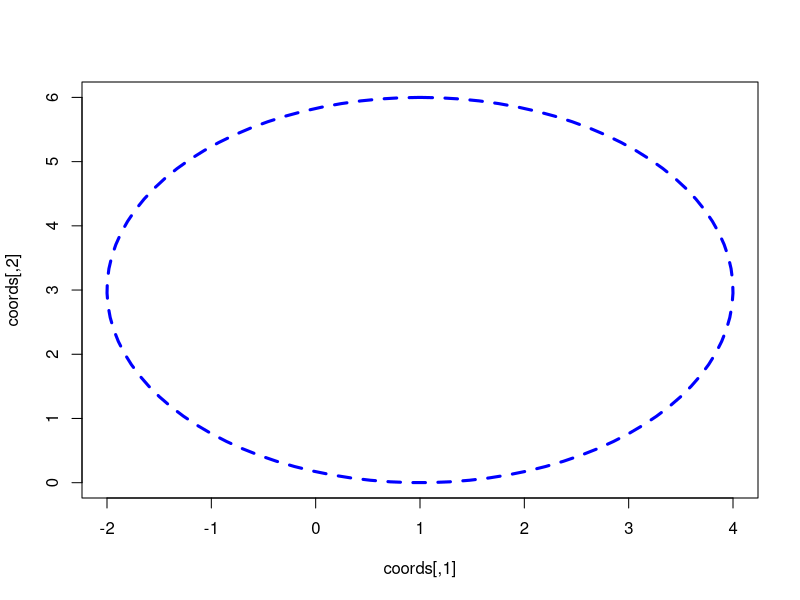
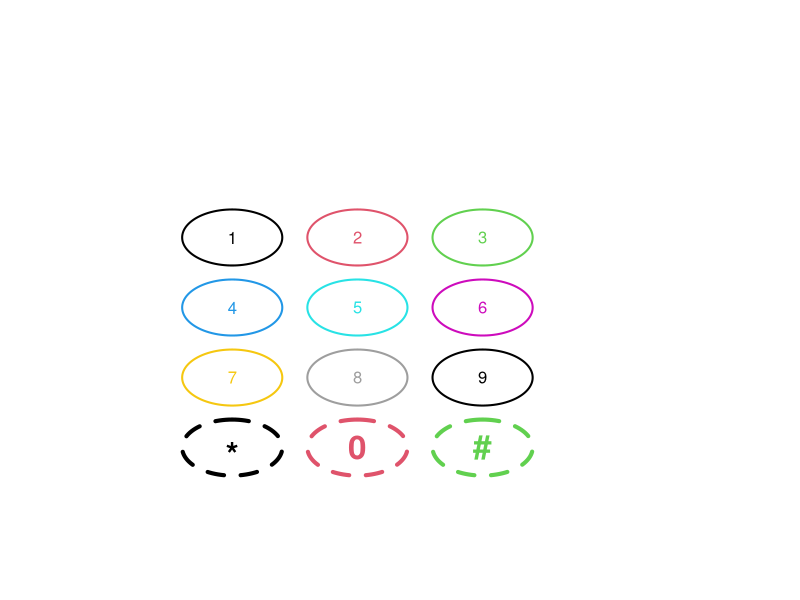

These charts were generated, in order, by the following R code:
##Part 1 
setwd("U:/finnegr1/ST3002")

draw.a.circle <- function( centre, radius, Npt=100, add = FALSE, linecol = "BLACK", linetype = 1, linewidth = 1)
{
  #centre gives the centre of the circle and radius the radius
  #the Npt argument gives how refined the circle should look
  #add == FALSE means don't add to the current plotting device; otherwise overlay
  #on the current plotting device
  
  #linecol takes the colour of the line
  #linetype i.e. dashed, dotted, etc.. (range from 0-6), default value is 1 "solid"
  #linewidth is the width of the line
  t <- seq(0,2*pi,length=Npt)
  coords <- t(rbind( centre[1]+sin(t)*radius, centre[2]+cos(t)*radius))
  if( !add ) plot(coords, type="l", lty = linetype, col = linecol, lwd = linewidth) else points( coords, type="l", lty = linetype, col = linecol, lwd = linewidth) 
}

#Assigning a centre to my circle
centre = c(1,3);
#Drawing a circle with the additional arguments utilised
draw.a.circle(centre,3,  linecol = "blue", linetype = 2, linewidth = 3);

##Part 2

#Establishing a blank plot without labels and axes for my grid
plot(NULL, xlim=c(0,5), ylim=c(-0.5,5), axes = F, xlab = "", ylab = "")

#Setup a grid of points for centres of circles
coordinates = which(matrix(TRUE, 3,3), arr.ind = T)
#Swap the column containing the y coordinates to allow for correct numbering
coordinates[,2] = rev(coordinates[,2]);

#Create 9 circles containing the correct number and circle size
for(i in 1:nrow(coordinates)){
  centre = c(coordinates[i,1], coordinates[i,2]);
  draw.a.circle(centre, 0.4, add = T, linecol = i, linetype = 1, linewidth = 2);
  text(coordinates[i,1],coordinates[i,2], labels = i, col = i);
}


##Part 3
#Vector containing the values of the bootom row of keypad
labels = c("*", 0, "#");
#loop through three times adding the final three circles
for(i in 1:3){
  #These circles are a different line type (dashed)
  draw.a.circle(c(coordinates[i,1], 0), 0.4, add = T, linecol = i, linetype = 2, linewidth = 4);
  #This text is bold and bigger
  text(coordinates[i,1],0, labels = labels[i], col = i, font = 2, cex = 2);
}

